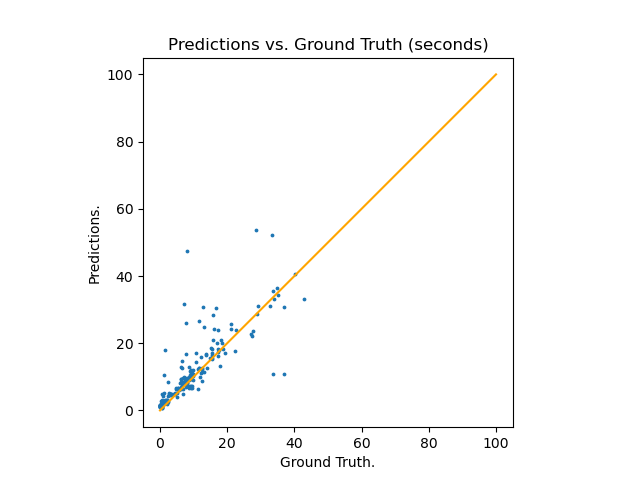

Reproduce this figure in Python.
import json
import numpy as np
import torch
import torch.optim
import pickle

from sklearn.metrics import mean_squared_error
from sklearn.metrics import mean_absolute_error
from sklearn.model_selection import train_test_split
from attn_encoder import AttrEncoder

from torch.utils.data import DataLoader

import matplotlib.pyplot as plt

CUDA = torch.cuda.is_available()
CHANNELS = 9
EPOCHS = 100

def same_seed(seed): 
    '''Fixes random number generator seeds for reproducibility.'''
    torch.backends.cudnn.deterministic = True
    torch.backends.cudnn.benchmark = False
    np.random.seed(seed)
    torch.manual_seed(seed)
    if torch.cuda.is_available():
        torch.cuda.manual_seed_all(seed)

def collate(x):
    trees = []
    knobs = []
    targets = []

    for tree, knob, target in x:
        trees.append(tree)
        knobs.append(knob)
        targets.append(target)

    targets = torch.tensor(targets)
    return trees, knobs, targets

class TCNNRegression:

    def __init__(self):
        self.trained = False

    def fit(self, X, K, Y):
        if isinstance(Y, list):
            Y = np.array(Y).reshape(-1, 1).astype(np.float32)
        pairs = list(zip(X, K, Y))
        dataset = DataLoader(pairs, batch_size=32, 
                            shuffle=True, collate_fn=collate)
        self._net = AttrEncoder(CHANNELS, 11)
        self._net.train()
        optimizer = torch.optim.Adam(self._net.parameters())
        loss_fn = torch.nn.MSELoss()

        losses = []
        for epoch in range(1, 1+EPOCHS):
            accum = 0.
            for x, k, y in dataset:
                y_pred = self._net(x, k)
                # y_pred = y_pred.view(1, -1).reshape(1, -1)
                loss = loss_fn(y_pred, y)
                accum += loss.item()

                optimizer.zero_grad()
                loss.backward()
                optimizer.step()

            accum /= len(dataset)
            losses.append(accum)
            print("epoch {} loss {}".format(epoch, accum))
        self.trained = True

    def predict(self, X, K):
        assert self.trained
        self._net.eval()
        pred = self._net(X, K)
        # pred = self._net(X).cpu().detach().numpy()
        return pred


if __name__ == "__main__":
    same_seed(1145141101)
    X, K, Y = [], [], []
    SPLIT_POS = 4000
    # with open("../dataset/imdb_data.bak") as f:
    #     lines = f.readlines()
    #     for l in lines:
    #         items = l.split('\t')
    #         plan = utils.generate_plan_tree(json.loads(items[1])['plan'])
    #         latency = float(items[2])
    #         X.append(plan)
    #         Y.append(latency)
    with open("../dataset/sample_test_0618") as f:
        data = f.readlines()
        for d in data:
            d_list = d.split('\t')
            X.append(json.loads(d_list[0])['plan'])
            K.append(eval(d_list[1]))
            Y.append(json.loads(d_list[2])['elapsed'])
    X_train, X_test, K_train, K_test, y_train, y_test = train_test_split(X, K, Y, test_size=0.2, random_state=42)
    model = TCNNRegression()
    model.fit(X_train, K_train, y_train)
    fw = open("attn_model.pkl", "wb")
    pickle.dump(model, fw)
    # with open('attn_model.pkl', 'rb') as file:
    #     model = pickle.load(file)
    preds = model.predict(X_test, K_test).detach().numpy().flatten()
    mse = mean_squared_error(y_test, preds)
    mae = mean_absolute_error(y_test, preds)
    print("mean squared error: {}".format(mse))
    print("mean absolute error: {}".format(mae))

    # depict illustration
    fig, ax = plt.subplots()
    x = np.linspace(0, 100, 10)
    y = x

    ax.plot(x, y, label='x=y', color='orange')

    ax.set_title('Diagonal Line in Subplot')
    ax.set_xlabel('x')
    ax.set_ylabel('y')
    ax.set_aspect('equal', adjustable='box')
    ax.scatter(y_test, preds, color='tab:blue', s=3)
    ax.set_ylabel("Predictions.")
    ax.set_xlabel("Ground Truth.")
    ax.set_title("Predictions vs. Ground Truth (seconds)")
    plt.savefig("attn_model.png")
